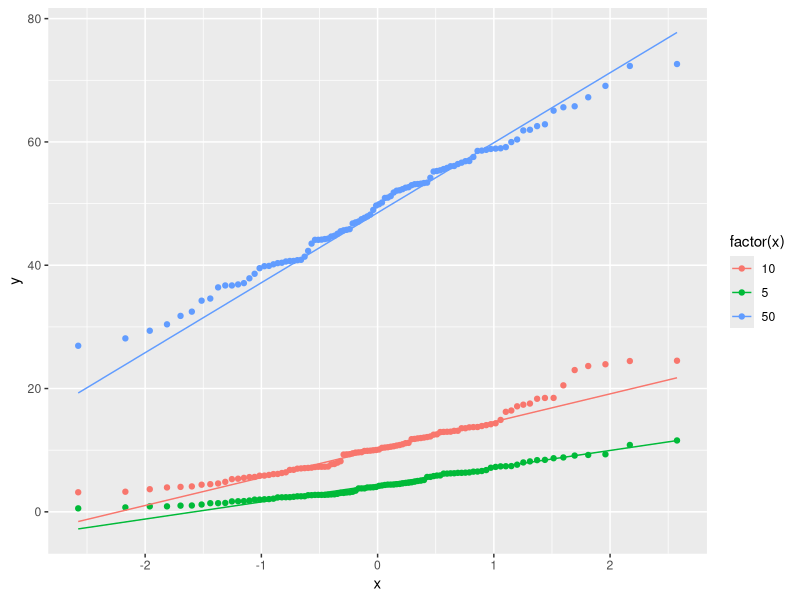
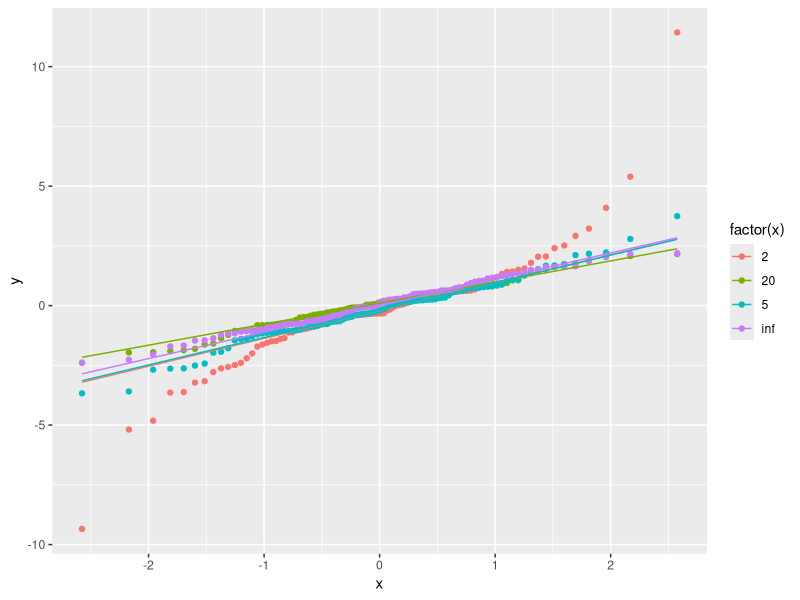

Write R code to recreate these figures, in order.
## ---- chunk 1
library(ggplot2)
set.seed(3)
rchi <- c(rchisq(100,5),rchisq(100,10),rchisq(100,50))
x <- c(rep("5", 100),rep("10",100),rep("50",100))
df_rchi <- data.frame(rchi,x)
ggplot(df_rchi, aes(sample=rchi, colour=factor(x)))+
  stat_qq()+stat_qq_line()
## ---- chunk 2
set.seed(3)
rchi <- c(rt(100,2),rt(100,5),rt(100,20),rnorm(100))
x<-c(rep("2", 100),rep("5",100),rep("20",100),rep("inf",100))
df_rchi <- data.frame(rchi,x)
ggplot(df_rchi, aes(sample=rchi, colour=factor(x)))+
  stat_qq()+stat_qq_line()
